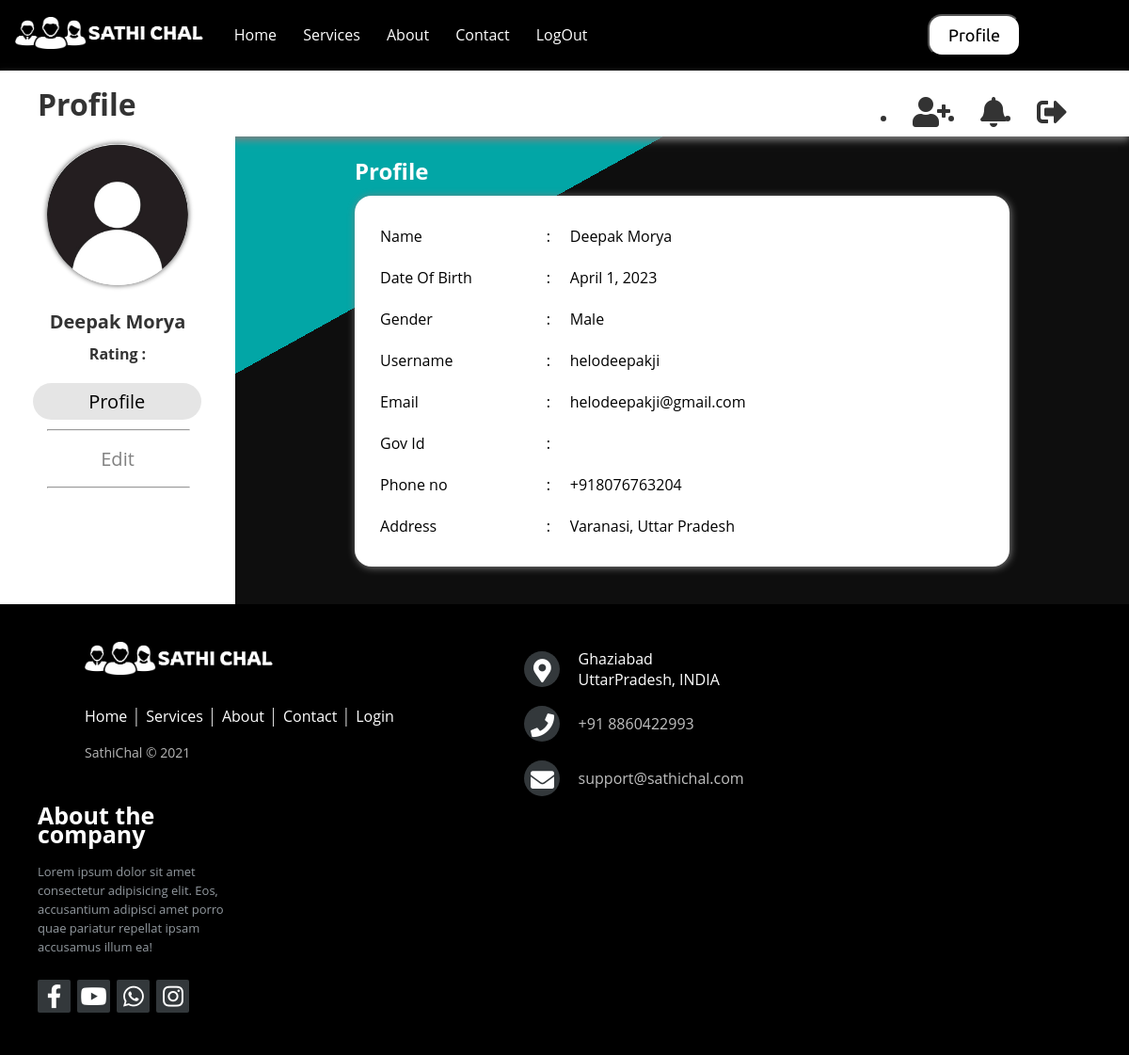
The page /profile (signed in) on the database as committed earlier.
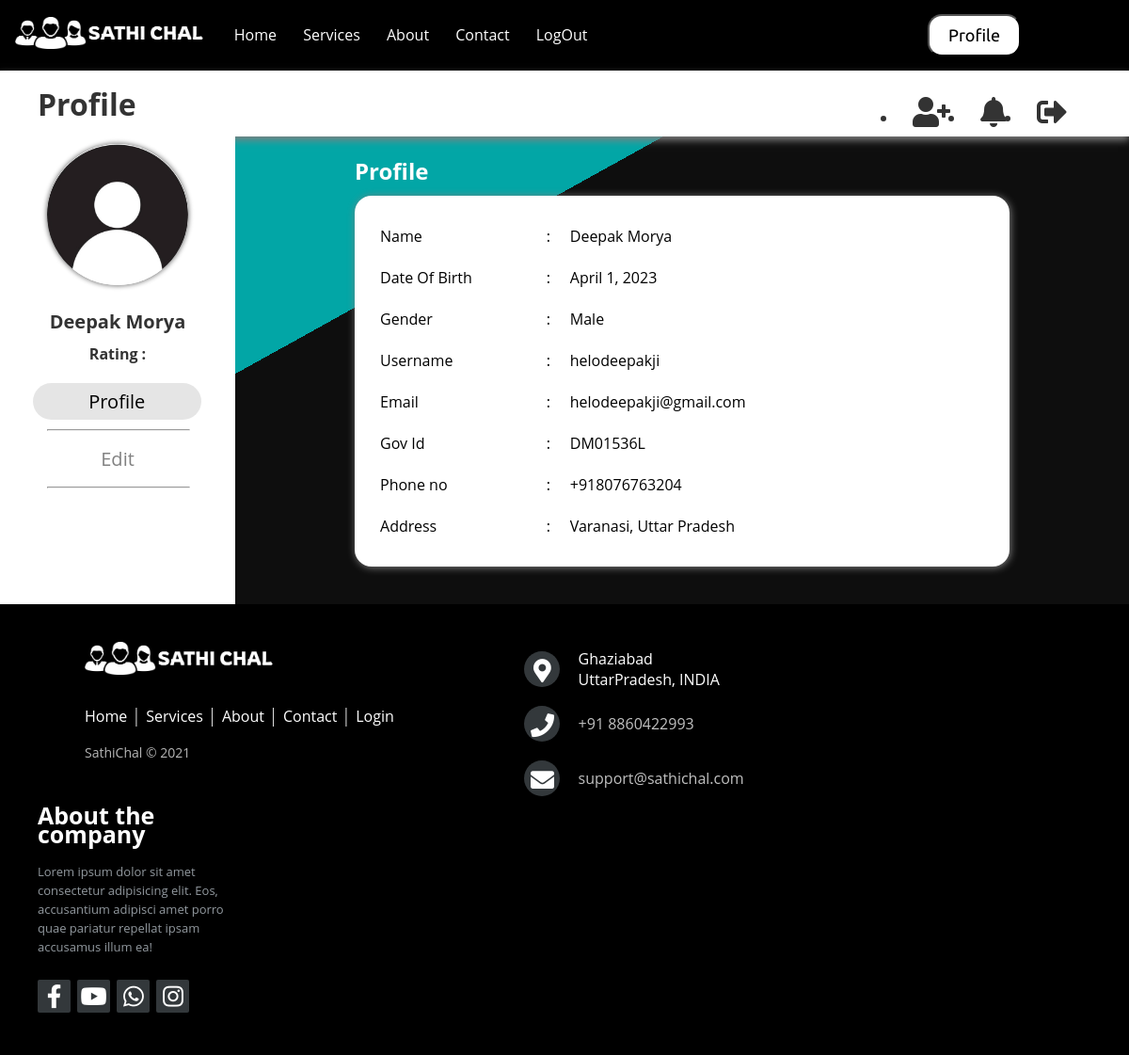
The same page on the database as committed later.
### home/models.py (models this page shows)
class sathiUser(AbstractUser):
    gender =  models.CharField(max_length=1,choices = GENDER_FIElD)
    phone = models.CharField(max_length=15)
    dob = models.DateField(default="2000-01-01")
    aadhaarno = models.CharField(max_length=12)
    city = models.CharField(max_length=50, default="")
    state = models.CharField(max_length=50, default="")
    profile_pic = models.ImageField(upload_to="profile_pics", blank=True, null=True)
    pass

### home/views.py (the view, shortened to what this page needs)
# urls.py: path('profile', views.profile, name='profile'),
def profile(request):
    if request.method == 'GET':
        if request.user.is_authenticated:
            data = sathiUser.objects.get(username=request.user)
            context = {"data":data}
            return render(request,"profile.html",context)
        else:
            return redirect(loginfun)

### templates/profile.html (shortened to what this page needs)
<!DOCTYPE html>
<html lang="en">
  <head>
    <link
      rel="stylesheet"
      href="https://cdnjs.cloudflare.com/ajax/libs/font-awesome/5.12.1/css/all.min.css"
    />
    {% load static %}
  </head>
  <body>
    {%include "layout/navbar.html"%}
    <div class="navbar-top">
      <div class="title">
        <h1>Profile</h1>
      </div>
      <ul>
        <li>
          <a id="friendrequest">
            <i class="fa fa-user-plus fa-2x"></i>
          </a>
        </li>
        <li>
          <a href="#notification">
            <i class="fa fa-bell fa-2x"></i>
          </a>
        </li>
        <li>
          <a href="/logout">
            <i class="fa fa-sign-out-alt fa-2x"></i>
          </a>
        </li>
      </ul>
    </div>
    <div class="client-page">
      <div class="sidenav">
        <div class="client">
          <img id="profile_pic" class="profile_pic" src="{% if data.profile_pic %}{{data.profile_pic.url}}{% else %}{% static 'images/profile.jpg' %} {% endif %}" alt="" width="150" height="150" />
          <div class="name">{{data.first_name}} {{data.last_name}}</div>
          <div class="job">Rating :</div>
        </div>
        <div class="sidenav-url">
          <div class="url">
            <a class="active" id="client">Profile</a>
            <hr align="center" />
          </div>
          <div class="url">
            <a id="settings">Edit</a>
            <hr align="center" />
          </div>
        </div>
      </div>
      <div class="main">
        <h2>Profile</h2>
        <div class="card">
          <div class="card-body" id="details">
            <table>
              <tbody>
                <tr>
                  <td>Name</td>
                  <td>:</td>
                  <td>{{data.first_name}} {{data.last_name}}</td>
                </tr>
                <tr>
                  <td>Date Of Birth</td>
                  <td>:</td>
                  <td>{{data.dob}}</td>
                </tr>
                <tr>
                  <td>Gender</td>
                  <td>:</td>
                  <td>{{data.gender}}</td>
                </tr>
                <tr>
                  <td>Username</td>
                  <td>:</td>
                  <td>{{data.username}}</td>
                </tr>
                <tr>
                  <td>Email</td>
                  <td>:</td>
                  <td>{{data.email}}</td>
                </tr>
                <tr>
                  <td>Gov Id</td>
                  <td>:</td>
                  <td>{{data.aadhaarno}}</td>
                </tr>
                <tr>
                  <td>Phone no</td>
                  <td>:</td>
                  <td>{{data.phone}}</td>
                </tr>
                <tr>
                  <td>Address</td>
                  <td>:</td>
                  <td>{{data.city}}, {{data.state}}</td>
                </tr>
              </tbody>
            </table>
          </div>
        </div>
      </div>
    </div>
    {%include "layout/footer.html"%}
  </body>
</html>

### templates/layout/navbar.html (shortened to what this page needs)
{% load static %}
<nav>
    <div class="utn">
        <div class="logo">
            <img src="{% static 'images/sathichal.png' %}" width="200px" alt="">
        </div>
        <div class="nav" id="nav">
            <a href="home">Home</a>
            <a href="">Services</a>
            <a href="">About</a>
            <a href="contact">Contact</a>
            {% if user.is_authenticated %}
            <a href="logout">LogOut</a>
            {% else %}
            <a href="login">Login</a>
            {% endif %}
        </div>
    </div>
    <div class="dtn">
        {% if user.is_authenticated %}
        <a href="profile"><button> Profile </button></a>
        {% else %}
        <a href="signup"><button> Get started </button></a>
        {% endif %}
    </div>
</nav>

### templates/layout/footer.html (shortened to what this page needs)
{% load static %}
<footer class="footer-distributed">
    <div class="footer-left">
        <img src="{% static 'images/sathichal.png' %}" width="200px" alt="">
        <p class="footer-links">
            <a href="home" class="link-1">Home</a>
            <a href="searchresult">Services</a>
            <a href="about">About</a>
            <a href="contact">Contact</a>
            <a href="login">Login</a>
        </p>
        <p class="footer-company-name"> SathiChal © 2021</p>
    </div>
    <div class="footer-center">
        <div class="loca">
            <i class="fas fa-map-marker-alt"></i>
            <p>Ghaziabad <br> UttarPradesh, INDIA</p>
        </div>
        <div class="loca">
            <i class="fas fa-phone"></i>
            <p> <a href="tel: +918860422993"> +91 8860422993 </a> </p>
        </div>
        <div class="loca">
            <i class="fas fa-envelope"></i>
            <p><a href="mailto:support@sathichal.com">support@sathichal.com</a></p>
        </div>
    </div>
    <div class="footer-right">
        <p class="footer-company-about">
            <span>About the company</span>
            Lorem ipsum dolor sit amet consectetur adipisicing elit. Eos, accusantium adipisci amet porro quae pariatur repellat ipsam accusamus illum ea!
        </p>
        <div class="footer-icons">
            <a href="#"><i class="fab fa-facebook-f"></i></a>
            <a href="https://www.youtube.com/@nxttourindia"><i class="fab fa-youtube"></i></a>
            <a href="https://api.whatsapp.com/send/?phone=918860422993&text=I am intrested to travel"><i
                    class="fab fa-whatsapp"></i></a>
            <a href="https://www.instagram.com/nxttour.in/"><i class="fab fa-instagram"></i></a>
        </div>
    </div>
</footer>

### templates/profile.html (style rules this page uses)
* { margin: 0; }
body { background: linear-gradient( 331deg, rgba(14, 14, 14, 1) 70%, rgba(2, 166, 166, 1) 70% ); font-family: Arial; }
.navbar-top { background-color: #fff; color: #333; box-shadow: 0px 4px 8px 0px grey; height: 70px; display: flex; justify-content: space-between; align-items: center; }
.title { font-family: "Dancing Script", cursive; padding: 15px 40px; }
.navbar-top ul { display: flex; padding: 18px 50px 0 40px; }
.navbar-top ul li a { color: #333; padding: 14px 16px; text-align: center; text-decoration: none; cursor: pointer; }
.client-page { display: flex; }
.sidenav { background-color: #fff; color: #333; padding-top: 20px; width: 250px; }
.client { margin-bottom: 20px; margin-top: -12px; text-align: center; }
.client img { object-fit: cover; border-radius: 50%; box-shadow: 0px 0px 5px 1px grey; }
.name { font-size: 20px; font-weight: bold; padding-top: 20px; }
.job { font-size: 16px; font-weight: bold; padding-top: 10px; }
.url, hr { text-align: center; }
.url hr { margin-left: 20%; width: 60%; }
.url a { color: #818181; display: block; font-size: 20px; margin: 10px 0; padding: 6px 8px; text-decoration: none; }
.url a:hover, .url .active { background-color: #0000001a; border-radius: 28px; color: #000; margin-left: 14%; width: 65%; }
.main { margin: 20px auto; font-size: 28px; padding: 0 10px; width: 58%; }
.main h2 { color: #fff; font-family: "Segoe UI", Tahoma, Geneva, Verdana, sans-serif; font-size: 24px; margin-bottom: 10px; }
.main .card { background-color: #fff; border-radius: 18px; box-shadow: 1px 1px 8px 0 grey; height: auto; margin-bottom: 20px; padding: 20px; }
.main .card table { border: none; font-size: 16px; height: 270px; width: 80%; }
table td { padding: 10px 5px; }

### templates/layout/navbar.html (style rules this page uses)
* { margin: 0; padding: 0; }
body { font-family: 'Ubuntu', sans-serif; }
nav { background: black; padding: 15px; display: flex; align-items: center; justify-content: space-around; }
nav .utn { width: 60%; display: flex; align-items: center; justify-content: space-around; }
nav .utn .logo img { width: 200px; }
nav .utn .nav { margin: 0 20px; transition: all 0.3s ease; }
nav .dtn { width: 40%; display: flex; justify-content: flex-end; margin-right: 100px; align-items: center; }
nav .utn a { text-decoration: none; color: white; margin: 5px; padding: 5px; border: 2px solid black; }
nav .dtn button { background: white; padding: 10px 20px; border-radius: 15px; font-size: 18px; font-family: 'Ubuntu', sans-serif; cursor: pointer; }

Rows that differ between the two databases and show on the page:
changed sathiUser "Deepak": aadhaarno (not shown) → "DM01536L"
